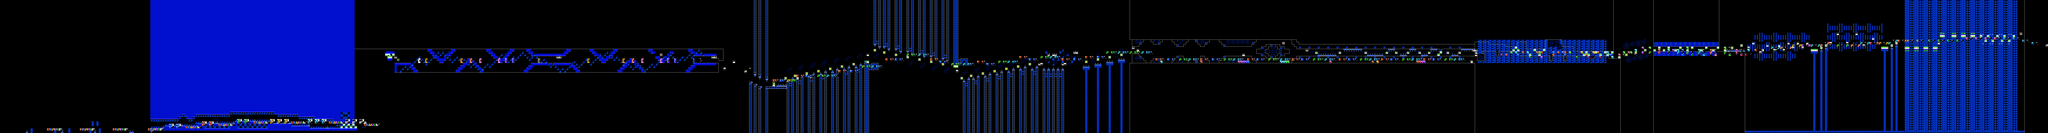

Tiled map render using the project's own tile images. Description and the map definition, with tile-layer contents summarised, below:
An orthogonal 872x57 tile map with 16x16 px tiles, 2 tile layers (SP, ...), 2 tilesets, 2 image layers.

<map version="1.10" tiledversion="1.11.2" orientation="orthogonal" renderorder="right-down" width="872" height="57" tilewidth="16" tileheight="16" infinite="0" nextlayerid="5" nextobjectid="1">
 <editorsettings>
  <chunksize width="16" height="27" />
  <export target="xstep.csv" format="csv" />
 </editorsettings>
 <tileset firstgid="1" name="famidash" tilewidth="16" tileheight="16" tilecount="256" columns="16">
  <image source="../../../GRAPHICS/famidash.bmp" width="256" height="256" />
 </tileset>
 <tileset firstgid="257" name="sprites" tilewidth="16" tileheight="16" tilecount="256" columns="16">
  <image source="../../../GRAPHICS/sprites.png" width="256" height="256" />
 </tileset>
 <imagelayer id="3" name="Image Layer 1" offsetx="0" offsety="480" parallaxx="0.9" parallaxy="0.9" repeatx="1" repeaty="1">
  <image source="../../../GRAPHICS/Old/parallax Blue.bmp" width="144" height="72" />
 </imagelayer>
 <imagelayer id="4" name="Image Layer 2" offsetx="0" offsety="912" repeatx="1">
  <image source="../../../GRAPHICS/ground.bmp" width="64" height="128" />
 </imagelayer>
 <layer id="1" width="872" height="57">
  <data>[49704 cells, 48004 non-empty, 76 distinct tile ids]</data>
 </layer>
 <layer id="2" name="SP" width="872" height="57">
  <data>[49704 cells, 728 non-empty, 90 distinct tile ids]</data>
 </layer>
</map>
